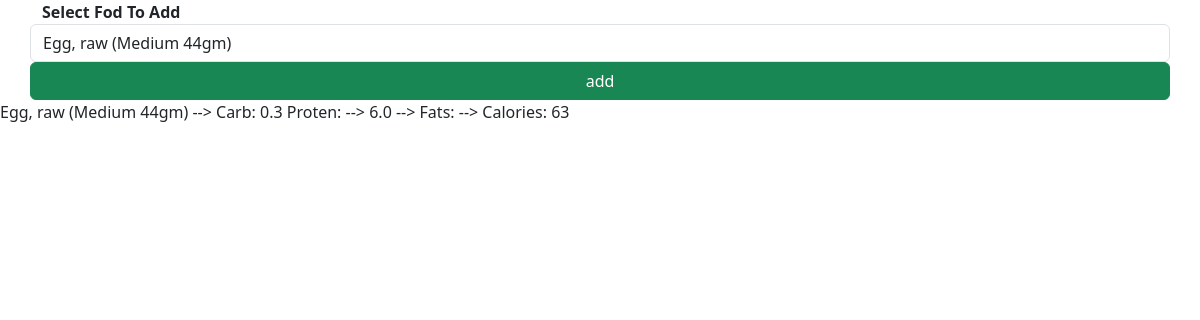
Before: / (signed in) with the older database file.
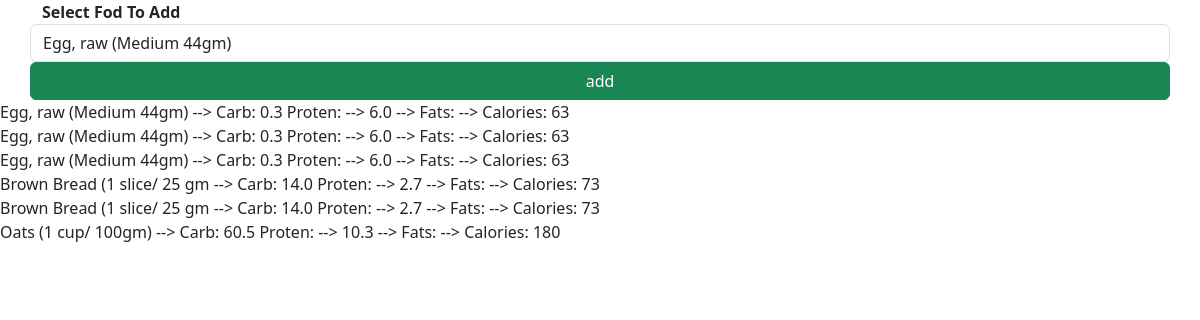
After: the same page with the newer database file.
### myapp/models.py (models this page shows, shortened)
class Consume(models.Model):
    user = models.ForeignKey(User, on_delete=models.CASCADE)
    food_consumed = models.ForeignKey(Food, on_delete=models.CASCADE)

class Food(models.Model):
    name = models.CharField(max_length=100)
    carbs = models.FloatField()
    protein = models.FloatField()
    fats = models.FloatField()
    calories = models.IntegerField()

### myapp/views.py (the view)
# urls.py: path('', views.index, name='index'),
def index(request):
    if request.method=='POST':
        food_consumed = request.POST['food_consumed']
        consume = Food.objects.get(name=food_consumed)
        user = request.user
        consume = Consume(user=user, food_consumed=consume)
        consume.save()
        foods = Food.objects.all()
    else:
        foods = Food.objects.all()
    consumed_food = Consume.objects.filter(user=request.user)
    return render(request,'myapp/index.html', {'foods':foods, 'consumed_food':consumed_food})

### myapp/templates/myapp/index.html (shortened to what this page needs)
<!DOCTYPE html>
<html lang="en">
<head>
    <link href="https://cdn.jsdelivr.net/npm/bootstrap@5.3.0/dist/css/bootstrap.min.css" rel="stylesheet">
</head>
<body>
    <div class="container">
        <div class="row">
            <div class="col-md-12">
                <form method="POST">
                    <div class="form-group row">
                        {% if user.is_authenticated %}
                        <label class=""col-md-2>
                            <b>Select Fod To Add</b>
                        </label>
                        <select class="col-md-6 form-control" name="food_consumed" id="food_consumed">
                            {% for food in foods %}
                            <option value="{{ food.name }}">{{ food.name }}</option>
                            {% endfor %}
                        </select>
                        <button class="btn btn-success" type="sumbit">add</button>
                    </div>
                </form>
            </div>
        </div>
    </div>
        {% for c in consumed_food %}
            {{ c.food_consumed.name }} --> Carb: {{ c.food_consumed.carbs }} Proten: --> {{ c.food_consumed.protein }} --> Fats: {{ c.food_consumed.fat }} --> Calories: {{ c.food_consumed.calories }} <br>
        {% endfor %}
    {% endif %}
</body>
</html>

Changed rows visible on the page:
added Consume: food_consumed.name "Egg, raw (Medium 44gm)", food_consumed.carbs "0.3", food_consumed.protein "6.0", food_consumed.calories "63"
added Consume: food_consumed.name "Egg, raw (Medium 44gm)", food_consumed.carbs "0.3", food_consumed.protein "6.0", food_consumed.calories "63"
added Consume: food_consumed.name "Brown Bread (1 slice/ 25 gm", food_consumed.carbs "14.0", food_consumed.protein "2.7", food_consumed.calories "73"
added Consume: food_consumed.name "Brown Bread (1 slice/ 25 gm", food_consumed.carbs "14.0", food_consumed.protein "2.7", food_consumed.calories "73"
added Consume: food_consumed.name "Oats (1 cup/ 100gm)", food_consumed.carbs "60.5", food_consumed.protein "10.3", food_consumed.calories "180"
